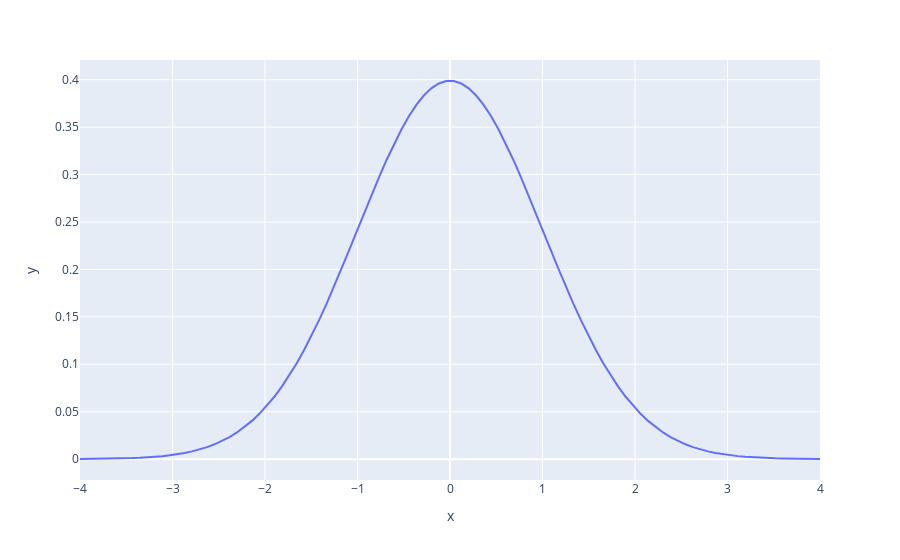

Write notebook code for a chart like this one.
### Markdown cell above
# Aufgabe 3)

### Code cell
x = np.linspace(-4, 4, 100)
y = 1 / np.sqrt(2 * np.pi) * np.power(np.e, (-1/2 * np.power(x, 2)))

fx(x, y)
